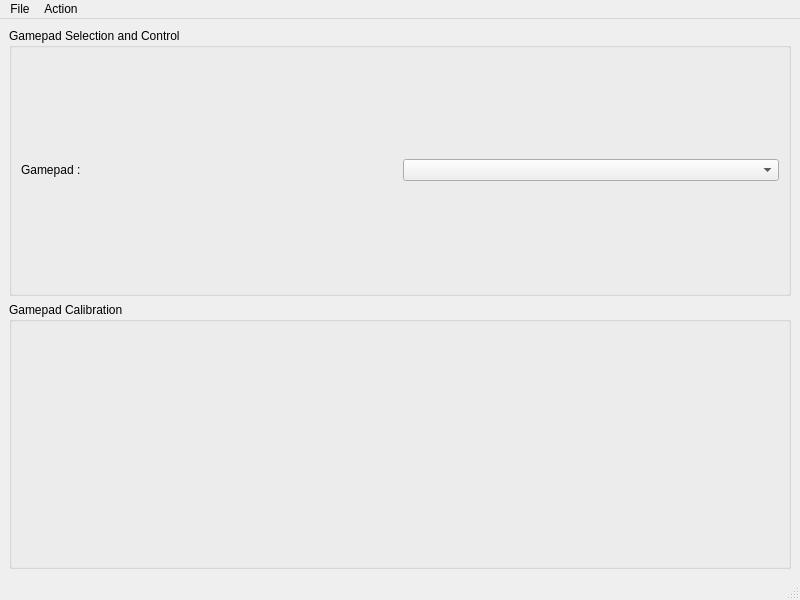
<?xml version="1.0" encoding="UTF-8"?>
<ui version="4.0">
 <class>MainWindow</class>
 <widget class="QMainWindow" name="MainWindow">
  <property name="geometry">
   <rect>
    <x>0</x>
    <y>0</y>
    <width>800</width>
    <height>600</height>
   </rect>
  </property>
  <property name="windowTitle">
   <string>MainWindow</string>
  </property>
  <widget class="QWidget" name="centralwidget">
   <layout class="QGridLayout" name="gridLayout">
    <item row="0" column="0">
     <widget class="QGroupBox" name="controlBox">
      <property name="title">
       <string>Gamepad Selection and Control</string>
      </property>
      <layout class="QGridLayout" name="gridLayout_3">
       <item row="0" column="1">
        <widget class="QComboBox" name="gamepadSelectBox"/>
       </item>
       <item row="0" column="0">
        <widget class="QLabel" name="gamepadChoic">
         <property name="text">
          <string>Gamepad :</string>
         </property>
        </widget>
       </item>
      </layout>
     </widget>
    </item>
    <item row="1" column="0">
     <widget class="QGroupBox" name="gamepadBox">
      <property name="title">
       <string>Gamepad Calibration</string>
      </property>
      <layout class="QGridLayout" name="gridLayout_2">
       <item row="5" column="3">
        <widget class="CellViewer" name="startCell" native="true"/>
       </item>
       <item row="4" column="7">
        <widget class="CellViewer" name="aCell" native="true"/>
       </item>
       <item row="3" column="6">
        <widget class="CellViewer" name="xCell" native="true"/>
       </item>
       <item row="4" column="5">
        <widget class="CellViewer" name="yCell" native="true"/>
       </item>
       <item row="5" column="1">
        <widget class="CellViewer" name="downCell" native="true"/>
       </item>
       <item row="3" column="1">
        <widget class="CellViewer" name="upCell" native="true"/>
       </item>
       <item row="4" column="2">
        <widget class="CellViewer" name="rightCell" native="true"/>
       </item>
       <item row="4" column="0">
        <widget class="CellViewer" name="leftCell" native="true"/>
       </item>
       <item row="3" column="4">
        <widget class="CellViewer" name="rightTriggerCell" native="true"/>
       </item>
       <item row="3" column="3">
        <widget class="CellViewer" name="leftTriggerCell" native="true"/>
       </item>
       <item row="5" column="4">
        <widget class="CellViewer" name="selectCell" native="true"/>
       </item>
       <item row="5" column="6">
        <widget class="CellViewer" name="bCell" native="true"/>
       </item>
      </layout>
     </widget>
    </item>
   </layout>
  </widget>
  <widget class="QMenuBar" name="menubar">
   <property name="geometry">
    <rect>
     <x>0</x>
     <y>0</y>
     <width>800</width>
     <height>22</height>
    </rect>
   </property>
   <widget class="QMenu" name="menuFile">
    <property name="title">
     <string>File</string>
    </property>
    <addaction name="actionQuit"/>
   </widget>
   <widget class="QMenu" name="menuAction">
    <property name="title">
     <string>Action</string>
    </property>
    <addaction name="actionStart"/>
   </widget>
   <addaction name="menuFile"/>
   <addaction name="menuAction"/>
  </widget>
  <widget class="QStatusBar" name="statusbar"/>
  <action name="actionQuit">
   <property name="text">
    <string>Quit</string>
   </property>
  </action>
  <action name="actionStart">
   <property name="text">
    <string>Start</string>
   </property>
   <property name="shortcut">
    <string>Space</string>
   </property>
  </action>
 </widget>
 <customwidgets>
  <customwidget>
   <class>CellViewer</class>
   <extends>QWidget</extends>
   <header>CellViewer.h</header>
   <container>1</container>
  </customwidget>
 </customwidgets>
 <resources/>
 <connections/>
</ui>
